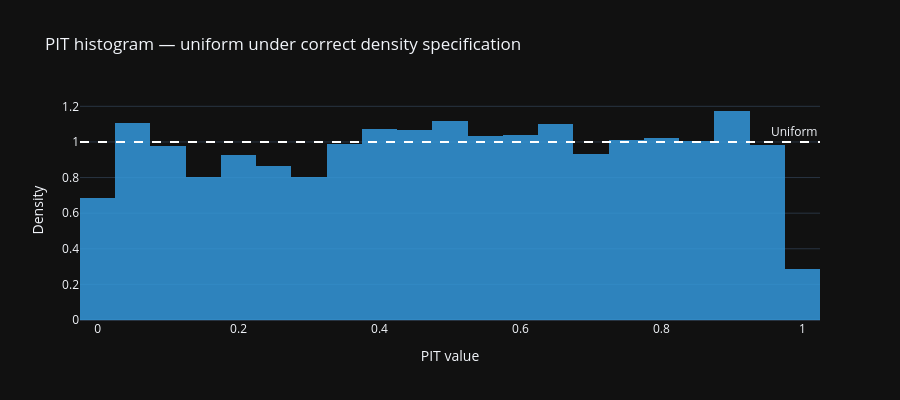

Notebook cell for this chart:
### Code cell
# PIT histogram — flat under correct specification
fig = go.Figure()
fig.add_trace(go.Histogram(
    x=pit,
    nbinsx=20,
    histnorm='probability density',
    marker_color='#3498db',
    opacity=0.85,
    name='PIT'
))
fig.add_hline(
    y=1.0, line_dash='dash', line_color='white',
    annotation_text='Uniform', annotation_position='top right'
)
fig.update_layout(
    title='PIT histogram — uniform under correct density specification',
    xaxis_title='PIT value',
    yaxis_title='Density',
    height=400,
    showlegend=False
)
fig.show()

### Figure 1 — Plotly figure (JSON) as saved in the notebook; plotly's stock layout.template omitted (floating-point values rounded to 4 significant figures; data arrays with more than 128 entries replaced by an {"elided": "..."} marker saying what was removed)
{"data": [{"histnorm": "probability density", "marker": {"color": "#3498db"}, "name": "PIT", "nbinsx": 20, "opacity": 0.85, "type": "histogram", "x": {"elided": "6441 float values"}}], "layout": {"annotations": [{"showarrow": false, "text": "Uniform", "x": 1, "xanchor": "right", "xref": "x domain", "y": 1, "yanchor": "bottom", "yref": "y"}], "height": 400, "shapes": [{"line": {"color": "white", "dash": "dash"}, "type": "line", "x0": 0, "x1": 1, "xref": "x domain", "y0": 1, "y1": 1, "yref": "y"}], "showlegend": false, "title": {"text": "PIT histogram — uniform under correct density specification"}, "xaxis": {"title": {"text": "PIT value"}}, "yaxis": {"title": {"text": "Density"}}}}
